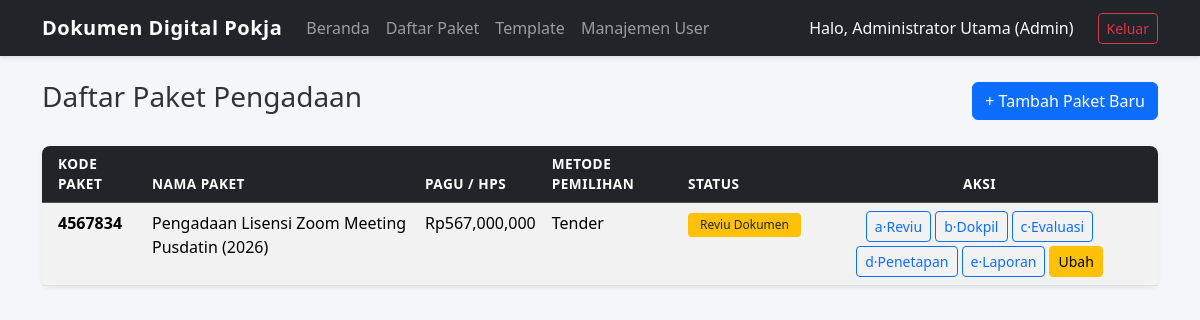
The page /paket/ (signed in) on the database its author committed.
### core/models.py (models this page shows, shortened)
class User(db.Model, UserMixin):
    __tablename__ = 'users'
    id = db.Column(db.Integer, primary_key=True)
    username = db.Column(db.String(50), unique=True, nullable=False)
    password_hash = db.Column(db.String(255), nullable=False)
    nama_lengkap = db.Column(db.String(100), nullable=False)
    peran = db.Column(db.String(255), default='Anggota Pokmil') # Bisa menyimpan "Admin, Pokmil"
    nama_pokmil = db.Column(db.String(50), nullable=True)
    is_ketua_pokmil = db.Column(db.Boolean, default=False)
    last_login = db.Column(db.DateTime, nullable=True)

class Paket(db.Model):
    __tablename__ = 'paket'
    id = db.Column(db.Integer, primary_key=True)
    nama_paket = db.Column(db.String(255), nullable=False)
    kode_paket = db.Column(db.String(50), unique=True, nullable=True)
    tahun_anggaran = db.Column(db.Integer, default=2026)
    unit_kerja = db.Column(db.String(255), nullable=False)
    nama_ppk = db.Column(db.String(100), nullable=False)
    nilai_hps = db.Column(db.Float, nullable=False)
    sumber_dana = db.Column(db.String(100), nullable=False)
    jenis_pengadaan = db.Column(db.String(50), nullable=False)
    metode_pemilihan = db.Column(db.String(50), nullable=False)
    metode_kualifikasi = db.Column(db.String(50), nullable=False)
    status_paket = db.Column(db.String(30), default='Draf')
    assigned_pokmil = db.Column(db.String(50), nullable=True)
    tanggal_buat = db.Column(db.DateTime, default=datetime.utcnow)
    delegated_at = db.Column(db.DateTime, nullable=True)
    deadline_reviu = db.Column(db.DateTime, nullable=True) # Untuk deteksi kendala/keterlambatan

### modules/paket/routes.py (the view)
@paket_bp.route('/')
@login_required
def daftar_paket():
    if current_user.peran in ['Admin', 'Katim']:
        daftar = Paket.query.all()
    else:
        daftar = Paket.query.filter_by(assigned_pokmil=current_user.nama_pokmil).all()
    return render_template('paket/index.html', daftar_paket=daftar)

### app.py (called while the page is built)
@login_manager.user_loader
def load_user(user_id):
    return db.session.get(User, int(user_id))

### templates/paket/index.html (shortened to what this page needs)
{% extends "base.html" %}
{% block content %}
<div class="d-flex justify-content-between align-items-center mb-4">
    <h3>Daftar Paket Pengadaan</h3>
    {% if current_user.peran in ['Admin', 'Katim'] %}
    <a href="{{ url_for('paket.tambah_paket') }}" class="btn btn-primary">+ Tambah Paket Baru</a>
    {% endif %}
</div>
<div class="card shadow-sm">
    <div class="card-body p-0">
        <table class="table table-hover table-striped mb-0">
            <thead class="table-dark">
                <tr>
                    <th class="ps-3">Kode Paket</th>
                    <th>Nama Paket</th>
                    <th>Pagu / HPS</th>
                    <th>Metode Pemilihan</th>
                    <th>Status</th>
                    <th class="text-center pe-3">Aksi</th>
                </tr>
            </thead>
            <tbody>
                {% for p in daftar_paket %}
                <tr>
                    <td class="ps-3 fw-semibold">{{ p.kode_paket or '-' }}</td>
                    <td>{{ p.nama_paket }} ({{ p.tahun_anggaran }})</td>
                    <td>Rp{{ "{:,.0f}".format(p.nilai_hps) }}</td>
                    <td>{{ p.metode_pemilihan }}</td>
                    <td>
                        {% if p.status_paket == 'Draf' %}
                        <span class="badge bg-secondary">Draf</span>
                        {% elif p.status_paket == 'Reviu' %}
                        <span class="badge bg-warning text-dark">Reviu Dokumen</span>
                        {% elif p.status_paket == 'Dokpil' %}
                        <span class="badge bg-primary">Penyusunan Dokpil</span>
                        {% else %}
                        <span class="badge bg-success">{{ p.status_paket }}</span>
                        {% endif %}
                    </td>
                    <td class="text-center pe-3">
                        <div class="d-flex flex-wrap gap-1 justify-content-center">
                            <a class="btn btn-sm btn-outline-primary" href="{{ url_for('reviu_dokpil.kelola_reviu', paket_id=p.id) }}" title="Berita Acara Reviu">a&middot;Reviu</a>
                            <a class="btn btn-sm btn-outline-primary" href="{{ url_for('reviu_dokpil.dokpil', paket_id=p.id) }}" title="Dokumen Pemilihan">b&middot;Dokpil</a>
                            <a class="btn btn-sm btn-outline-primary" href="{{ url_for('evaluasi.kelola', paket_id=p.id) }}" title="Kertas Kerja Evaluasi">c&middot;Evaluasi</a>
                            <a class="btn btn-sm btn-outline-primary" href="{{ url_for('penetapan.kelola', paket_id=p.id) }}" title="Penetapan Pemenang">d&middot;Penetapan</a>
                            <a class="btn btn-sm btn-outline-primary" href="{{ url_for('laporan.kelola', paket_id=p.id) }}" title="Laporan Hasil Tender">e&middot;Laporan</a>
                            {% if current_user.peran in ['Admin', 'Katim'] %}
                            <a class="btn btn-sm btn-warning" href="{{ url_for('paket.edit_paket', paket_id=p.id) }}">Ubah</a>
                            {% endif %}
                        </div>
                    </td>
                </tr>
                {% endfor %}
            </tbody>
        </table>
    </div>
</div>
{% endblock %}

### templates/base.html (shortened to what this page needs)
<!DOCTYPE html>
<html lang="id">
<head>
    <link href="https://cdn.jsdelivr.net/npm/bootstrap@5.3.2/dist/css/bootstrap.min.css" rel="stylesheet">
    <link rel="stylesheet" href="{{ url_for('static', filename='css/gaya.css') }}">
</head>
<body>
    <nav class="navbar navbar-expand-lg navbar-dark bg-dark mb-4">
        <div class="container">
            <a class="navbar-brand" href="{{ url_for('beranda') }}">Dokumen Digital Pokja</a>
            <div class="collapse navbar-collapse" id="navbarNav">
                {% if current_user.is_authenticated %}
                <ul class="navbar-nav me-auto">
                    <li class="nav-item">
                        <a class="nav-link" href="{{ url_for('beranda') }}">Beranda</a>
                    </li>
                    <li class="nav-item">
                        <a class="nav-link" href="{{ url_for('paket.daftar_paket') }}">Daftar Paket</a>
                    </li>
                    {% if current_user.peran in ['Admin', 'Katim'] %}
                    <li class="nav-item">
                        <a class="nav-link" href="{{ url_for('template_dokpil.daftar') }}">Template</a>
                    </li>
                    {% endif %}
                    {% if current_user.peran == 'Admin' %}
                    <li class="nav-item">
                        <a class="nav-link" href="{{ url_for('auth.tambah_user') }}">Manajemen User</a>
                    </li>
                    {% endif %}
                </ul>
                <div class="navbar-nav">
                    <span class="nav-item nav-link text-light me-3">
                        Halo, {{ current_user.nama_lengkap }} ({{ current_user.peran }})
                    </span>
                    <a class="btn btn-outline-danger btn-sm my-auto" href="{{ url_for('auth.logout') }}">Keluar</a>
                </div>
                {% endif %}
            </div>
        </div>
    </nav>
    <div class="container">
        {% block content %}{% endblock %}
    </div>
</body>
</html>

### static/css/gaya.css (style rules this page uses)
body { background-color: #f4f6f9; font-family: 'Segoe UI', Tahoma, Geneva, Verdana, sans-serif; color: #333; }
.navbar { box-shadow: 0 2px 4px rgba(0,0,0,0.1); }
.navbar-brand { font-weight: 700; letter-spacing: 0.5px; }
.card { border: none; border-radius: 8px; }
.card-body.p-0 > .table thead th:first-child { border-top-left-radius: 8px; }
.card-body.p-0 > .table thead th:last-child { border-top-right-radius: 8px; }
.table th { font-weight: 600; text-transform: uppercase; font-size: 0.85rem; letter-spacing: 0.5px; }
.badge { padding: 6px 12px; font-weight: 500; border-radius: 4px; }

### rows shown on the page
User: nama_lengkap "Administrator Utama", peran "Admin"
Paket: kode_paket "4567834", nama_paket "Pengadaan Lisensi Zoom Meeting Pusdatin", tahun_anggaran "2026", nilai_hps "567,000,000", metode_pemilihan "Tender", status_paket "Reviu Dokumen"
